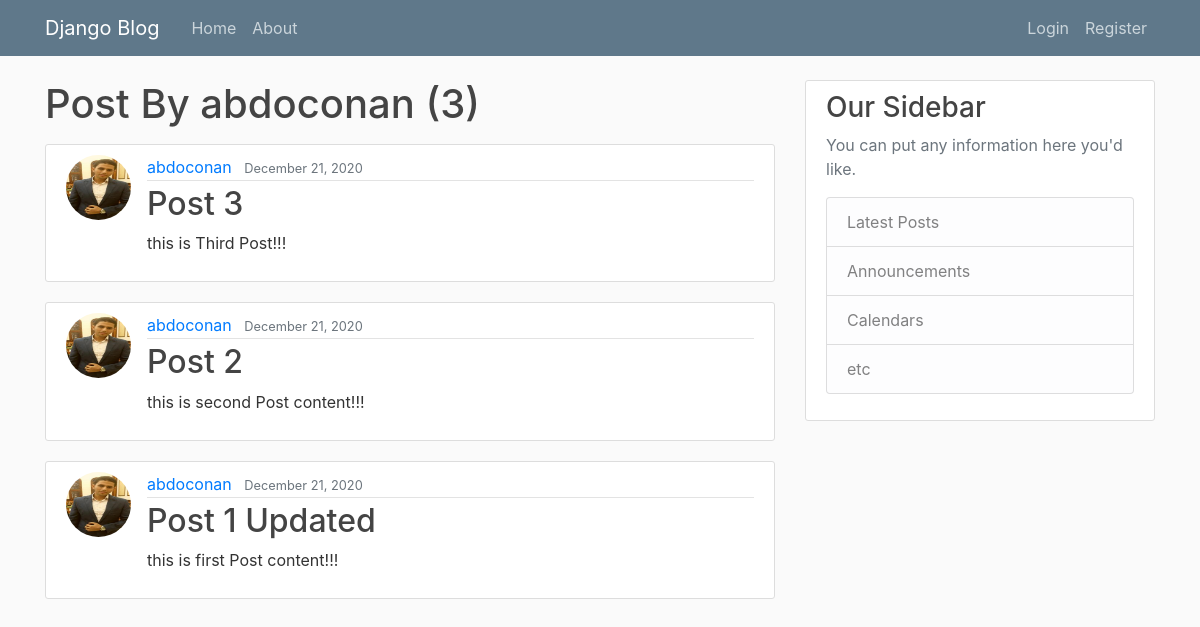
/user/abdoconan/, run on an earlier commit of the app's database.
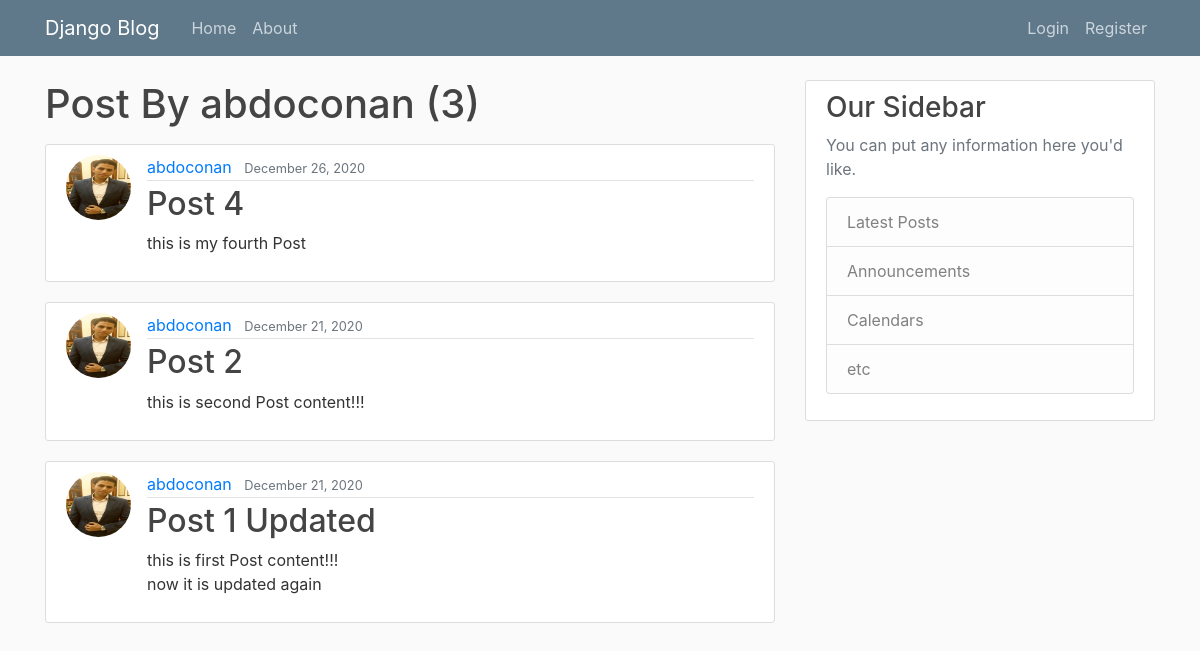
And on a later commit of the database.
### myblog/models.py (models this page shows, shortened)
class Posts(models.Model):
    title = models.CharField(max_length = 100)
    content = models.TextField()
    date_posted = models.DateTimeField(default = timezone.now)
    author = models.ForeignKey(User, on_delete = models.CASCADE)

### Users/models.py (models this page shows, shortened)
class Profile(models.Model):
    user = models.OneToOneField(User, on_delete = models.CASCADE)
    image = models.ImageField(default = "defualt.jpg", upload_to = 'profile_pics')

### myblog/views.py (the view)
# urls.py: path('user/<str:username>/', UserPostListView.as_view(), name = 'user-posts'),
class UserPostListView(ListView):
    model = Posts
    template_name = 'myblog/user_posts.html' # defult route for class base view <app>/<model>_<viewtype>.html
    context_object_name = 'posts'
    paginate_by = 4
    def get_queryset(self):
        user = get_object_or_404(User, username = self.kwargs.get('username'))
        return Posts.objects.filter(author=user).order_by('-date_posted')

### myblog/templates/myblog/user_posts.html (shortened to what this page needs)
{%extends 'myblog/base.html' %}
    {% block content %}
    <h1 class="mb-3">Post By {{view.kwargs.username }} ({{page_obj.paginator.count}})</h1>
       {% for post in posts %}
            <article class="media content-section">
                <img class='rounded-circle article-img'  src="{{ post.author.profile.image.url }}">
                <div class="media-body">
                <div class="article-metadata">
                    <a class="mr-2" href="{% url 'user-posts' post.author.username %}">{{ post.author }}</a>
                    <small class="text-muted">{{ post.date_posted|date:"F d, Y" }}</small>
                </div>
                <h2><a class="article-title" href="{% url 'post-detial' post.id %}">{{ post.title }}</a></h2>
                <p class="article-content">{{ post.content }}</p>
                </div>
            </article>
        {% endfor %}
    {% endblock content%}

What changed in the data, as far as the page shows it:
removed Posts: author.profile.image (picture), author "abdoconan", date_posted "December 21, 2020", title "Post 3", content "this is Third Post!!!"
added Posts: author.profile.image (picture), author "abdoconan", date_posted "December 26, 2020", title "Post 4", content "this is my fourth Post"
changed Posts "Post 1 Updated": content "this is first Post content!!!" → "this is first Post content!!! now it is updated again"
